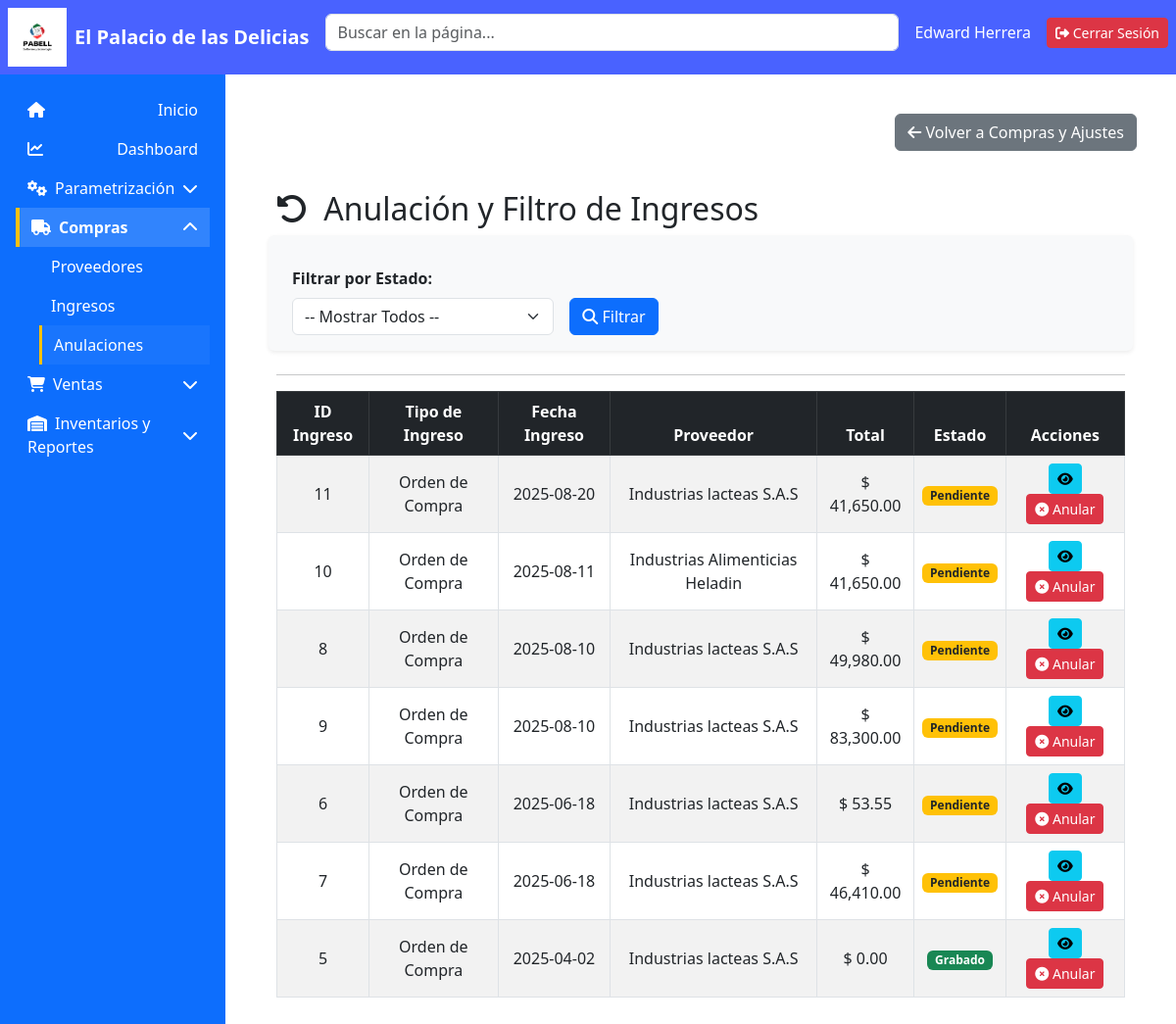
The app's page /modulos/compras/anulaciones.php (signed in) with its own data.
### tables this page shows
CREATE TABLE `ingreso_producto` (
  `ID_Ingreso` int(11) NOT NULL,
  `Tipo_Ingreso` enum('Orden de Compra','Ajuste x Inventario','Ajuste x Produccion') NOT NULL,
  `ID_Proveedor` int(11) NOT NULL,
  `No_Doc_Proveedor` int(11) NOT NULL,
  `Fecha_Ingreso` date NOT NULL,
  `Estado` enum('Pendiente','Grabado','','') NOT NULL,
  `Subtotal` decimal(10,2) NOT NULL,
  `IVA` decimal(10,2) NOT NULL,
  `Total` decimal(10,2) NOT NULL,
  `Fecha_Creacion` datetime NOT NULL DEFAULT current_timestamp()
);

CREATE TABLE `proveedor` (
  `ID_Proveedor` int(11) NOT NULL,
  `No_NIT` int(11) NOT NULL,
  `Nombre_Proveedor` varchar(45) NOT NULL,
  `Ciudad` varchar(45) NOT NULL,
  `Direccion` varchar(45) NOT NULL,
  `Tel_Contacto` int(11) NOT NULL,
  `Asesor_Contacto` varchar(45) NOT NULL,
  `Productos_Venta` text NOT NULL
);

### modulos/compras/anulaciones.php (the view, shortened to what this page needs)
<?php
require_once __DIR__ . "/../../public/html/encabezado.php";
include(__DIR__ . "/../../app/db/conexion.php");
$estado_seleccionado = '';
$condicion_where = 'ip.estado IS NOT NULL';
$sql = "SELECT ip.ID_Ingreso, ip.tipo_ingreso, ip.fecha_ingreso, ip.total, p.Nombre_Proveedor, ip.estado
        FROM ingreso_producto ip
        LEFT JOIN proveedor p ON ip.ID_proveedor = p.ID_Proveedor
        WHERE " . $condicion_where . "
        ORDER BY ip.fecha_ingreso DESC";
$resultado = null;
if ($estado_seleccionado) {
    $stmt = $conexion->prepare($sql);
    $stmt->bind_param("s", $estado_seleccionado);
    $stmt->execute();
    $resultado = $stmt->get_result();
    $stmt->close();
} else {
    $resultado = $conexion->query($sql);
}
?>
<main class="p-4 flex-grow-1 fade-in" id="contenido">
    <div class="mb-3 text-end">
        <a href="./ingresos.php" class="btn btn-secondary">
        <i class="fas fa-arrow-left"></i> Volver a Compras y Ajustes
        </a>
    </div>
<div class="container-fluid py-4">
    <h2 class="mb-4"><i class="fas fa-undo-alt me-2"></i> Anulación y Filtro de Ingresos</h2>
    <form method="GET" action="anulaciones.php" class="row g-3 align-items-end mb-4 bg-light p-3 rounded shadow-sm">
        <div class="col-md-4">
            <label for="filtroEstado" class="form-label fw-bold">Filtrar por Estado:</label>
            <select name="estado" id="filtroEstado" class="form-select">
                <option value="">-- Mostrar Todos --</option>
            </select>
        </div>
        <div class="col-md-4">
            <button type="submit" class="btn btn-primary">
                <i class="fas fa-search"></i> Filtrar
            </button>
        </div>
    </form>
    <hr>
    <?php if ($resultado && $resultado->num_rows > 0): ?>
        <div class="table-responsive">
            <table class="table table-striped table-bordered align-middle">
                <thead class="table-dark text-center">
                    <tr>
                        <th>ID Ingreso</th>
                        <th>Tipo de Ingreso</th>
                        <th>Fecha Ingreso</th>
                        <th>Proveedor</th>
                        <th>Total</th>
                        <th>Estado</th>
                        <th>Acciones</th>
                    </tr>
                </thead>
                <tbody>
                    <?php while($fila = $resultado->fetch_assoc()):
                        $estado_db = strtolower(trim($fila['estado']));
                        $estado_display = htmlspecialchars($fila['estado']);
                        $clase_estado = 'bg-secondary';
                        if ($estado_db == 'anulado') {
                            $clase_estado = 'bg-danger';
                        } elseif ($estado_db == 'grabado') {
                            $clase_estado = 'bg-success';
                        } elseif ($estado_db == 'pendiente') {
                            $clase_estado = 'bg-warning text-dark';
                        }
                    ?>
                        <tr class="text-center">
                            <td><?= $fila['ID_Ingreso'] ?></td>
                            <td><?= htmlspecialchars($fila['tipo_ingreso']) ?></td>
                            <td><?= $fila['fecha_ingreso'] ?></td>
                            <td><?= htmlspecialchars($fila['Nombre_Proveedor']) ?></td>
                            <td>$ <?= number_format($fila['total'], 2) ?></td>
                            <td><span class="badge <?= $clase_estado ?>"><?= $estado_display ?></span></td>
                            <td>
                                <a href="option_ingresos/detalle_ingreso.php?id=<?= $fila['ID_Ingreso'] ?>" class="btn btn-info btn-sm" title="Ver Detalle">
                                    <i class="fas fa-eye"></i>
                                </a>
                                <?php
                                if ($estado_db != 'anulado'):
                                ?>
                                    <a href="option_ingresos/confirmar_anulacion.php?id=<?= $fila['ID_Ingreso'] ?>" class="btn btn-danger btn-sm" title="Anular Ingreso">
                                        <i class="fas fa-times-circle"></i> Anular
                                    </a>
                                <?php endif; ?>
                            </td>
                        </tr>
                    <?php endwhile; ?>
                </tbody>
            </table>
        </div>
    <?php else: ?>
        <div class="alert alert-warning">
            No se encontraron ingresos registrados <?= ($estado_seleccionado) ? "con el estado: " . htmlspecialchars($estado_seleccionado) : "en la base de datos." ?>
        </div>
    <?php endif; ?>
</div>

### app/css/styles.css (style rules this page uses)
body { overflow-x: hidden; }
.fade-in { animation: fadeIn 0.5s ease-in-out; }

### records on screen
ingreso_producto: ID_Ingreso "11", Tipo_Ingreso "Orden de Compra", Fecha_Ingreso "2025-08-20", ID_Proveedor.Nombre_Proveedor "Industrias lacteas S.A.S", Total "41,650.00", Estado "Pendiente"
ingreso_producto: ID_Ingreso "10", Tipo_Ingreso "Orden de Compra", Fecha_Ingreso "2025-08-11", ID_Proveedor.Nombre_Proveedor "Industrias Alimenticias Heladin", Total "41,650.00", Estado "Pendiente"
ingreso_producto: ID_Ingreso "8", Tipo_Ingreso "Orden de Compra", Fecha_Ingreso "2025-08-10", ID_Proveedor.Nombre_Proveedor "Industrias lacteas S.A.S", Total "49,980.00", Estado "Pendiente"
ingreso_producto: ID_Ingreso "9", Tipo_Ingreso "Orden de Compra", Fecha_Ingreso "2025-08-10", ID_Proveedor.Nombre_Proveedor "Industrias lacteas S.A.S", Total "83,300.00", Estado "Pendiente"
ingreso_producto: ID_Ingreso "6", Tipo_Ingreso "Orden de Compra", Fecha_Ingreso "2025-06-18", ID_Proveedor.Nombre_Proveedor "Industrias lacteas S.A.S", Total "53.55", Estado "Pendiente"
ingreso_producto: ID_Ingreso "7", Tipo_Ingreso "Orden de Compra", Fecha_Ingreso "2025-06-18", ID_Proveedor.Nombre_Proveedor "Industrias lacteas S.A.S", Total "46,410.00", Estado "Pendiente"
ingreso_producto: ID_Ingreso "5", Tipo_Ingreso "Orden de Compra", Fecha_Ingreso "2025-04-02", ID_Proveedor.Nombre_Proveedor "Industrias lacteas S.A.S", Total "0.00", Estado "Grabado"

### other values on screen
$nombreUsuario "Edward Herrera"
